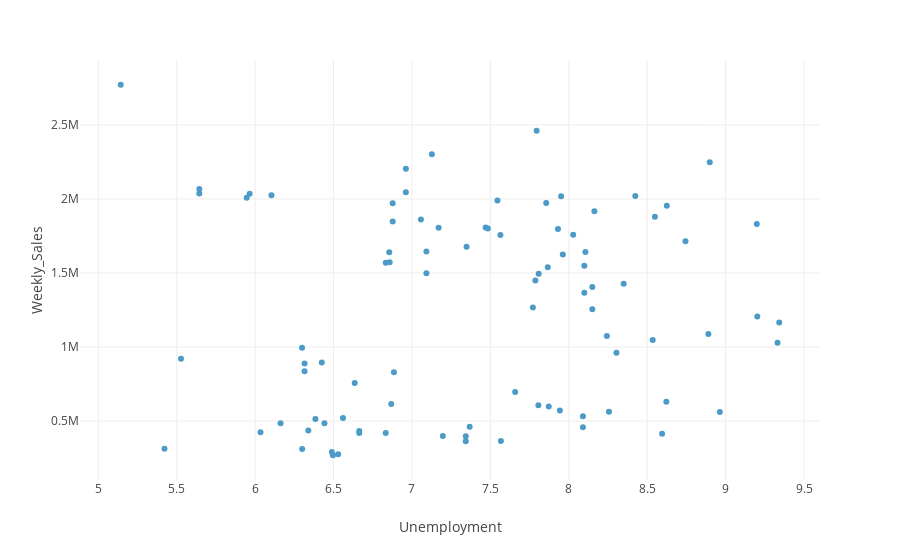

Source (notebook cell):
### Code cell
fig = px.scatter(data, x="Unemployment", y="Weekly_Sales")
fig.show()
